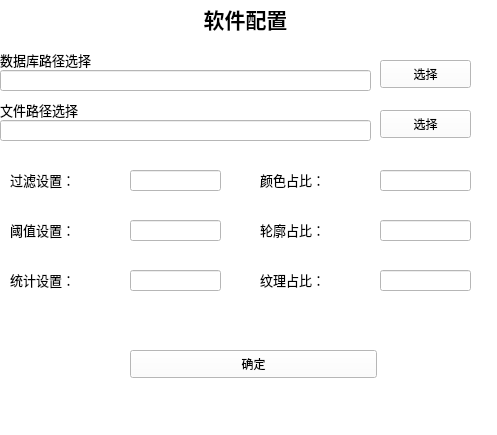
<?xml version="1.0" encoding="UTF-8"?>
<ui version="4.0">
 <class>Form</class>
 <widget class="QWidget" name="Form">
  <property name="geometry">
   <rect>
    <x>0</x>
    <y>0</y>
    <width>497</width>
    <height>435</height>
   </rect>
  </property>
  <property name="windowTitle">
   <string>Form</string>
  </property>
  <property name="styleSheet">
   <string notr="true">background-color: white;</string>
  </property>
  <widget class="QLineEdit" name="lineEdit_5">
   <property name="geometry">
    <rect>
     <x>0</x>
     <y>70</y>
     <width>371</width>
     <height>21</height>
    </rect>
   </property>
   <property name="sizePolicy">
    <sizepolicy hsizetype="Minimum" vsizetype="Maximum">
     <horstretch>1</horstretch>
     <verstretch>1</verstretch>
    </sizepolicy>
   </property>
  </widget>
  <widget class="QPushButton" name="pushButton_2">
   <property name="geometry">
    <rect>
     <x>380</x>
     <y>60</y>
     <width>91</width>
     <height>28</height>
    </rect>
   </property>
   <property name="sizePolicy">
    <sizepolicy hsizetype="Ignored" vsizetype="Fixed">
     <horstretch>1</horstretch>
     <verstretch>1</verstretch>
    </sizepolicy>
   </property>
   <property name="text">
    <string>选择</string>
   </property>
  </widget>
  <widget class="QLineEdit" name="lineEdit_6">
   <property name="geometry">
    <rect>
     <x>0</x>
     <y>120</y>
     <width>371</width>
     <height>21</height>
    </rect>
   </property>
   <property name="sizePolicy">
    <sizepolicy hsizetype="Minimum" vsizetype="Maximum">
     <horstretch>1</horstretch>
     <verstretch>1</verstretch>
    </sizepolicy>
   </property>
  </widget>
  <widget class="QPushButton" name="pushButton_3">
   <property name="geometry">
    <rect>
     <x>380</x>
     <y>110</y>
     <width>91</width>
     <height>28</height>
    </rect>
   </property>
   <property name="sizePolicy">
    <sizepolicy hsizetype="Ignored" vsizetype="Fixed">
     <horstretch>1</horstretch>
     <verstretch>1</verstretch>
    </sizepolicy>
   </property>
   <property name="text">
    <string>选择</string>
   </property>
  </widget>
  <widget class="QLabel" name="label_8">
   <property name="geometry">
    <rect>
     <x>0</x>
     <y>100</y>
     <width>151</width>
     <height>20</height>
    </rect>
   </property>
   <property name="sizePolicy">
    <sizepolicy hsizetype="Fixed" vsizetype="Fixed">
     <horstretch>1</horstretch>
     <verstretch>1</verstretch>
    </sizepolicy>
   </property>
   <property name="font">
    <font>
     <family>Adobe 宋体 Std L</family>
     <pointsize>10</pointsize>
    </font>
   </property>
   <property name="styleSheet">
    <string notr="true">background-color:white</string>
   </property>
   <property name="text">
    <string>文件路径选择</string>
   </property>
  </widget>
  <widget class="QLineEdit" name="lineEdit_4">
   <property name="geometry">
    <rect>
     <x>130</x>
     <y>170</y>
     <width>91</width>
     <height>21</height>
    </rect>
   </property>
   <property name="sizePolicy">
    <sizepolicy hsizetype="Preferred" vsizetype="Fixed">
     <horstretch>1</horstretch>
     <verstretch>1</verstretch>
    </sizepolicy>
   </property>
  </widget>
  <widget class="QLabel" name="label_9">
   <property name="geometry">
    <rect>
     <x>0</x>
     <y>50</y>
     <width>151</width>
     <height>20</height>
    </rect>
   </property>
   <property name="sizePolicy">
    <sizepolicy hsizetype="Fixed" vsizetype="Fixed">
     <horstretch>1</horstretch>
     <verstretch>1</verstretch>
    </sizepolicy>
   </property>
   <property name="font">
    <font>
     <family>Adobe 宋体 Std L</family>
     <pointsize>10</pointsize>
    </font>
   </property>
   <property name="styleSheet">
    <string notr="true">background-color:white</string>
   </property>
   <property name="text">
    <string>数据库路径选择</string>
   </property>
  </widget>
  <widget class="QLabel" name="label_10">
   <property name="geometry">
    <rect>
     <x>10</x>
     <y>220</y>
     <width>91</width>
     <height>20</height>
    </rect>
   </property>
   <property name="sizePolicy">
    <sizepolicy hsizetype="Fixed" vsizetype="Fixed">
     <horstretch>1</horstretch>
     <verstretch>1</verstretch>
    </sizepolicy>
   </property>
   <property name="font">
    <font>
     <family>Adobe 宋体 Std L</family>
     <pointsize>10</pointsize>
    </font>
   </property>
   <property name="styleSheet">
    <string notr="true">background-color:white</string>
   </property>
   <property name="text">
    <string>阈值设置：</string>
   </property>
  </widget>
  <widget class="QLabel" name="label_11">
   <property name="geometry">
    <rect>
     <x>10</x>
     <y>170</y>
     <width>91</width>
     <height>20</height>
    </rect>
   </property>
   <property name="sizePolicy">
    <sizepolicy hsizetype="Fixed" vsizetype="Fixed">
     <horstretch>1</horstretch>
     <verstretch>1</verstretch>
    </sizepolicy>
   </property>
   <property name="font">
    <font>
     <family>Adobe 宋体 Std L</family>
     <pointsize>10</pointsize>
    </font>
   </property>
   <property name="styleSheet">
    <string notr="true">background-color:white</string>
   </property>
   <property name="text">
    <string>过滤设置：</string>
   </property>
  </widget>
  <widget class="QPushButton" name="pushButton_4">
   <property name="geometry">
    <rect>
     <x>130</x>
     <y>350</y>
     <width>247</width>
     <height>28</height>
    </rect>
   </property>
   <property name="sizePolicy">
    <sizepolicy hsizetype="Ignored" vsizetype="Fixed">
     <horstretch>1</horstretch>
     <verstretch>1</verstretch>
    </sizepolicy>
   </property>
   <property name="text">
    <string>确定</string>
   </property>
  </widget>
  <widget class="QLabel" name="label_12">
   <property name="geometry">
    <rect>
     <x>130</x>
     <y>0</y>
     <width>231</width>
     <height>38</height>
    </rect>
   </property>
   <property name="sizePolicy">
    <sizepolicy hsizetype="Expanding" vsizetype="Fixed">
     <horstretch>1</horstretch>
     <verstretch>1</verstretch>
    </sizepolicy>
   </property>
   <property name="font">
    <font>
     <family>Arial Black</family>
     <pointsize>16</pointsize>
     <weight>75</weight>
     <bold>true</bold>
    </font>
   </property>
   <property name="styleSheet">
    <string notr="true">background-color:white</string>
   </property>
   <property name="text">
    <string>软件配置</string>
   </property>
   <property name="alignment">
    <set>Qt::AlignCenter</set>
   </property>
  </widget>
  <widget class="QLineEdit" name="lineEdit_7">
   <property name="geometry">
    <rect>
     <x>130</x>
     <y>220</y>
     <width>91</width>
     <height>21</height>
    </rect>
   </property>
   <property name="sizePolicy">
    <sizepolicy hsizetype="Preferred" vsizetype="Fixed">
     <horstretch>1</horstretch>
     <verstretch>1</verstretch>
    </sizepolicy>
   </property>
  </widget>
  <widget class="QLabel" name="label_13">
   <property name="geometry">
    <rect>
     <x>10</x>
     <y>270</y>
     <width>91</width>
     <height>20</height>
    </rect>
   </property>
   <property name="sizePolicy">
    <sizepolicy hsizetype="Fixed" vsizetype="Fixed">
     <horstretch>1</horstretch>
     <verstretch>1</verstretch>
    </sizepolicy>
   </property>
   <property name="font">
    <font>
     <family>Adobe 宋体 Std L</family>
     <pointsize>10</pointsize>
    </font>
   </property>
   <property name="styleSheet">
    <string notr="true">background-color:white</string>
   </property>
   <property name="text">
    <string>统计设置：</string>
   </property>
  </widget>
  <widget class="QLineEdit" name="lineEdit_8">
   <property name="geometry">
    <rect>
     <x>130</x>
     <y>270</y>
     <width>91</width>
     <height>21</height>
    </rect>
   </property>
   <property name="sizePolicy">
    <sizepolicy hsizetype="Preferred" vsizetype="Fixed">
     <horstretch>1</horstretch>
     <verstretch>1</verstretch>
    </sizepolicy>
   </property>
  </widget>
  <widget class="QLineEdit" name="lineEdit_9">
   <property name="geometry">
    <rect>
     <x>380</x>
     <y>170</y>
     <width>91</width>
     <height>21</height>
    </rect>
   </property>
   <property name="sizePolicy">
    <sizepolicy hsizetype="Preferred" vsizetype="Fixed">
     <horstretch>1</horstretch>
     <verstretch>1</verstretch>
    </sizepolicy>
   </property>
  </widget>
  <widget class="QLabel" name="label_14">
   <property name="geometry">
    <rect>
     <x>260</x>
     <y>220</y>
     <width>91</width>
     <height>20</height>
    </rect>
   </property>
   <property name="sizePolicy">
    <sizepolicy hsizetype="Fixed" vsizetype="Fixed">
     <horstretch>1</horstretch>
     <verstretch>1</verstretch>
    </sizepolicy>
   </property>
   <property name="font">
    <font>
     <family>Adobe 宋体 Std L</family>
     <pointsize>10</pointsize>
    </font>
   </property>
   <property name="styleSheet">
    <string notr="true">background-color:white</string>
   </property>
   <property name="text">
    <string>轮廓占比：</string>
   </property>
  </widget>
  <widget class="QLabel" name="label_15">
   <property name="geometry">
    <rect>
     <x>260</x>
     <y>270</y>
     <width>91</width>
     <height>20</height>
    </rect>
   </property>
   <property name="sizePolicy">
    <sizepolicy hsizetype="Fixed" vsizetype="Fixed">
     <horstretch>1</horstretch>
     <verstretch>1</verstretch>
    </sizepolicy>
   </property>
   <property name="font">
    <font>
     <family>Adobe 宋体 Std L</family>
     <pointsize>10</pointsize>
    </font>
   </property>
   <property name="styleSheet">
    <string notr="true">background-color:white</string>
   </property>
   <property name="text">
    <string>纹理占比：</string>
   </property>
  </widget>
  <widget class="QLineEdit" name="lineEdit_10">
   <property name="geometry">
    <rect>
     <x>380</x>
     <y>220</y>
     <width>91</width>
     <height>21</height>
    </rect>
   </property>
   <property name="sizePolicy">
    <sizepolicy hsizetype="Preferred" vsizetype="Fixed">
     <horstretch>1</horstretch>
     <verstretch>1</verstretch>
    </sizepolicy>
   </property>
  </widget>
  <widget class="QLineEdit" name="lineEdit_11">
   <property name="geometry">
    <rect>
     <x>380</x>
     <y>270</y>
     <width>91</width>
     <height>21</height>
    </rect>
   </property>
   <property name="sizePolicy">
    <sizepolicy hsizetype="Preferred" vsizetype="Fixed">
     <horstretch>1</horstretch>
     <verstretch>1</verstretch>
    </sizepolicy>
   </property>
  </widget>
  <widget class="QLabel" name="label_16">
   <property name="geometry">
    <rect>
     <x>260</x>
     <y>170</y>
     <width>91</width>
     <height>20</height>
    </rect>
   </property>
   <property name="sizePolicy">
    <sizepolicy hsizetype="Fixed" vsizetype="Fixed">
     <horstretch>1</horstretch>
     <verstretch>1</verstretch>
    </sizepolicy>
   </property>
   <property name="font">
    <font>
     <family>Adobe 宋体 Std L</family>
     <pointsize>10</pointsize>
    </font>
   </property>
   <property name="styleSheet">
    <string notr="true">background-color:white</string>
   </property>
   <property name="text">
    <string>颜色占比：</string>
   </property>
  </widget>
 </widget>
 <resources/>
 <connections/>
</ui>
